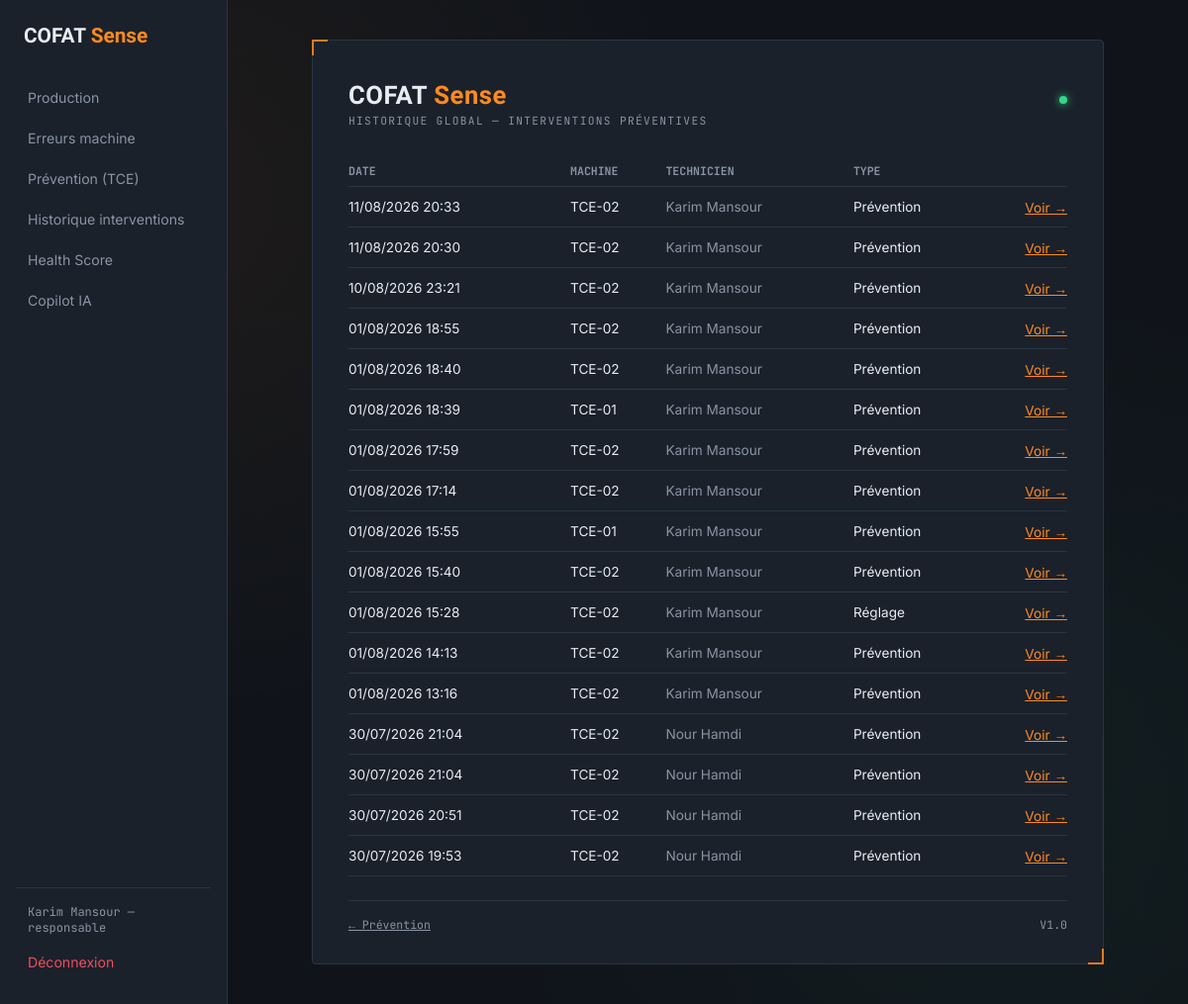
Page /maintenance/prevention/historique (signed in) on the committed database.
### app/models.py (models this page shows, shortened)
class User(UserMixin, db.Model):
    __tablename__ = "users"
    id = db.Column(db.Integer, primary_key=True)
    matricule = db.Column(db.String(20), unique=True, nullable=False)
    nom = db.Column(db.String(80), nullable=False)
    prenom = db.Column(db.String(80), nullable=False)
    email = db.Column(db.String(120), unique=True, nullable=False, index=True)
    password_hash = db.Column(db.String(255), nullable=False)
    role = db.Column(db.Enum(Role), nullable=False, default=Role.TECHNICIEN)
    actif = db.Column(db.Boolean, default=True, nullable=False)
    date_creation = db.Column(db.DateTime, default=datetime.utcnow)
    derniere_connexion = db.Column(db.DateTime, nullable=True)
    @property
    def nom_complet(self) -> str:
        return f"{self.prenom} {self.nom}"

class RapportIntervention(db.Model):
    __tablename__ = "rapports_intervention"
    id = db.Column(db.Integer, primary_key=True)
    seance_id = db.Column(db.Integer, db.ForeignKey("seances_comptage.id"), unique=True, nullable=False)
    technicien_id = db.Column(db.Integer, db.ForeignKey("users.id"), nullable=False)
    date_intervention = db.Column(db.DateTime, default=datetime.utcnow)
    type_action = db.Column(db.String(80), nullable=False)
    protocole = db.Column(db.Text, nullable=True)
    observations = db.Column(db.Text, nullable=True)
    pdf_path = db.Column(db.String(255), nullable=True)
    seance = db.relationship("SeanceComptage", backref=db.backref("rapport", uselist=False))
    technicien = db.relationship("User", backref="rapports")

class Machine(db.Model):
    __tablename__ = "machines"
    id = db.Column(db.Integer, primary_key=True)
    code = db.Column(db.String(50), unique=True, nullable=False)
    nom = db.Column(db.String(100), nullable=True)
    ligne = db.Column(db.String(50), nullable=True)
    groupe = db.Column(db.String(50), nullable=True)
    uap = db.Column(db.String(20), nullable=True)
    actif = db.Column(db.Boolean, default=True)
    seuil_comptage = db.Column(db.Integer, nullable=True)
    productions = db.relationship("ProductionRecord", back_populates="machine")

### app/maintenance/routes.py (the view)
@maintenance_bp.route("/prevention/historique")
@login_required
def historique_interventions():
    rapports = (
        RapportIntervention.query
        .order_by(RapportIntervention.date_intervention.desc())
        .all()
    )
    return render_template("maintenance/historique_interventions.html", rapports=rapports)

### app/templates/maintenance/historique_interventions.html (shortened to what this page needs)
{% extends "base.html" %}
{% block content %}
<div class="panel" style="width: min(800px, 100%);">
  <div class="panel-header">
    <span class="brand">COFAT <span>Sense</span></span>
    <span class="status-dot"></span>
  </div>
  <p class="eyebrow">Historique global — Interventions préventives</p>
  <table style="width:100%; border-collapse: collapse; margin-top: 10px;">
    <thead>
      <tr style="text-align:left; border-bottom: 1px solid var(--border);">
        <th style="padding: 8px 0; color: var(--text-muted); font-family: var(--font-mono); font-size: 0.72rem;">DATE</th>
        <th style="padding: 8px 0; color: var(--text-muted); font-family: var(--font-mono); font-size: 0.72rem;">MACHINE</th>
        <th style="padding: 8px 0; color: var(--text-muted); font-family: var(--font-mono); font-size: 0.72rem;">TECHNICIEN</th>
        <th style="padding: 8px 0; color: var(--text-muted); font-family: var(--font-mono); font-size: 0.72rem;">TYPE</th>
        <th></th>
      </tr>
    </thead>
    <tbody>
      {% for r in rapports %}
      <tr style="border-bottom: 1px solid var(--border);">
        <td style="padding: 10px 0; font-size: 0.85rem;">{{ r.date_intervention.strftime("%d/%m/%Y %H:%M") }}</td>
        <td style="padding: 10px 0; font-size: 0.85rem;">{{ r.seance.machine.code }}</td>
        <td style="padding: 10px 0; font-size: 0.85rem; color: var(--text-muted);">{{ r.technicien.nom_complet }}</td>
        <td style="padding: 10px 0; font-size: 0.85rem;">{{ r.type_action }}</td>
        <td style="padding: 10px 0; text-align:right;">
          <a href="{{ url_for('maintenance.voir_rapport', rapport_id=r.id) }}" style="color: var(--accent); font-size: 0.85rem;">Voir →</a>
        </td>
      </tr>
      {% endfor %}
    </tbody>
  </table>
  <div class="panel-footer">
    <a href="{{ url_for('maintenance.prevention_dashboard') }}" style="color: var(--text-muted);">← Prévention</a>
    <span>V1.0</span>
  </div>
</div>
{% endblock %}

### app/templates/base.html (shortened to what this page needs)
<!doctype html>
<html lang="fr">
<head>
  <link rel="stylesheet" href="{{ url_for('static', filename='css/style.css') }}">
</head>
<body>
  {% if current_user.is_authenticated %}
  <nav class="sidebar">
    <div class="sidebar-brand">COFAT <span>Sense</span></div>
    <a href="{{ url_for('production.dashboard') }}" class="nav-link">Production</a>
    <a href="{{ url_for('maintenance.liste_erreurs') }}" class="nav-link">Erreurs machine</a>
    <a href="{{ url_for('maintenance.prevention_dashboard') }}" class="nav-link">Prévention (TCE)</a>
    <a href="{{ url_for('maintenance.historique_interventions') }}" class="nav-link">Historique interventions</a>
    <a href="{{ url_for('health.dashboard') }}" class="nav-link">Health Score</a>
    <a href="{{ url_for('copilot.dashboard') }}" class="nav-link">Copilot IA</a>
    <div class="sidebar-footer">
      <span class="sidebar-user">{{ current_user.nom_complet }} — {{ current_user.role.value }}</span>
      <a href="{{ url_for('auth.logout') }}" class="nav-link nav-link--logout">Déconnexion</a>
    </div>
  </nav>
  {% endif %}
  <div class="page-content">
    {% block content %}{% endblock %}
  </div>
</body>
</html>

### app/static/css/style.css (style rules this page uses)
:root { --bg-base: #10141a; --bg-panel: #1a212b; --bg-panel-raised: #212a37; --border: #2b3543; --text-primary: #e9edf2; --text-muted: #8a94a3; --accent: #ff8a1e; --accent-dim: #d9720f; --ok: #35d68a; --danger: #ef4d5e; --font-display: "Barlow Condensed", sans-serif; --font-body: "Inter", sans-serif; --font-mono: "JetBrains Mono", monospace; }
* { box-sizing: border-box; }
body { margin: 0; min-height: 100vh; background: var(--bg-base); background-image: radial-gradient(circle at 15% 20%, rgba(255, 138, 30, 0.06), transparent 40%), radial-gradient(circle at 85% 80%, rgba(53, 214, 138, 0.05), transparent 40%); color: var(--text-primary); font-family: var(--font-body); display: flex; align-items: stretch; justify-content: flex-start; padding: 0; }
.page-content { flex: 1; display: flex; align-items: center; justify-content: center; padding: 40px 24px; min-height: 100vh; }
.sidebar { width: 230px; flex-shrink: 0; background: var(--bg-panel); border-right: 1px solid var(--border); padding: 24px 16px; display: flex; flex-direction: column; gap: 4px; }
.sidebar-brand { font-family: var(--font-display); font-weight: 700; font-size: 1.3rem; margin-bottom: 28px; padding: 0 8px; }
.sidebar-brand span { color: var(--accent); }
.nav-link { color: var(--text-muted); text-decoration: none; padding: 10px 12px; border-radius: 4px; font-size: 0.88rem; transition: background 0.15s ease, color 0.15s ease; }
.sidebar-footer { margin-top: auto; padding-top: 16px; border-top: 1px solid var(--border); display: flex; flex-direction: column; gap: 8px; }
.sidebar-user { font-family: var(--font-mono); font-size: 0.75rem; color: var(--text-muted); padding: 0 12px; }
.nav-link--logout { color: var(--danger); }
.panel { position: relative; width: min(400px, 100%); background: var(--bg-panel); border: 1px solid var(--border); border-radius: 4px; padding: 40px 36px 32px; }
.panel::before, .panel::after { content: ""; position: absolute; width: 14px; height: 14px; border: 2px solid var(--accent); opacity: 0.85; }
.panel::before { top: -1px; left: -1px; border-right: none; border-bottom: none; }
.panel::after { bottom: -1px; right: -1px; border-left: none; border-top: none; }
.panel-header { display: flex; align-items: baseline; justify-content: space-between; margin-bottom: 4px; }
.brand { font-family: var(--font-display); font-weight: 700; font-size: 1.6rem; letter-spacing: 0.02em; color: var(--text-primary); }
.brand span { color: var(--accent); }
.status-dot { width: 8px; height: 8px; border-radius: 50%; background: var(--ok); box-shadow: 0 0 8px var(--ok); display: inline-block; }
.eyebrow { font-family: var(--font-mono); font-size: 0.7rem; letter-spacing: 0.12em; text-transform: uppercase; color: var(--text-muted); margin: 0 0 28px; }
.panel-footer { margin-top: 24px; padding-top: 16px; border-top: 1px solid var(--border); font-family: var(--font-mono); font-size: 0.72rem; color: var(--text-muted); display: flex; justify-content: space-between; }
:root { --cat-mecanique-bg: #eef2ff; --cat-mecanique-border: #6366f1; --cat-mecanique-text: #4338ca; --cat-electrique-bg: #fff7ed; --cat-electrique-border: #f59e0b; --cat-electrique-text: #b45309; --cat-pneumatique-bg: #ecfeff; --cat-pneumatique-border: #06b6d4; --cat-pneumatique-text: #0e7490; --cat-informatique-bg: #faf5ff; --cat-informatique-border: #a855f7; --cat-informatique-text: #7e22ce; --cat-securite-bg: #fef2f2; --cat-securite-border: #ef4444; --cat-securite-text: #b91c1c; }

### rows in the picture
User: nom_complet "Karim Mansour", role.value "responsable"
RapportIntervention: date_intervention "11/08/2026 20:33", seance.machine.code "TCE-02", technicien.nom_complet "Karim Mansour", type_action "Prévention"
RapportIntervention: date_intervention "11/08/2026 20:30", seance.machine.code "TCE-02", technicien.nom_complet "Karim Mansour", type_action "Prévention"
RapportIntervention: date_intervention "10/08/2026 23:21", seance.machine.code "TCE-02", technicien.nom_complet "Karim Mansour", type_action "Prévention"
RapportIntervention: date_intervention "01/08/2026 18:55", seance.machine.code "TCE-02", technicien.nom_complet "Karim Mansour", type_action "Prévention"
RapportIntervention: date_intervention "01/08/2026 18:40", seance.machine.code "TCE-02", technicien.nom_complet "Karim Mansour", type_action "Prévention"
RapportIntervention: date_intervention "01/08/2026 18:39", seance.machine.code "TCE-01", technicien.nom_complet "Karim Mansour", type_action "Prévention"
RapportIntervention: date_intervention "01/08/2026 17:59", seance.machine.code "TCE-02", technicien.nom_complet "Karim Mansour", type_action "Prévention"
RapportIntervention: date_intervention "01/08/2026 17:14", seance.machine.code "TCE-02", technicien.nom_complet "Karim Mansour", type_action "Prévention"
RapportIntervention: date_intervention "01/08/2026 15:55", seance.machine.code "TCE-01", technicien.nom_complet "Karim Mansour", type_action "Prévention"
RapportIntervention: date_intervention "01/08/2026 15:40", seance.machine.code "TCE-02", technicien.nom_complet "Karim Mansour", type_action "Prévention"
RapportIntervention: date_intervention "01/08/2026 15:28", seance.machine.code "TCE-02", technicien.nom_complet "Karim Mansour", type_action "Réglage"
RapportIntervention: date_intervention "01/08/2026 14:13", seance.machine.code "TCE-02", technicien.nom_complet "Karim Mansour", type_action "Prévention"
RapportIntervention: date_intervention "01/08/2026 13:16", seance.machine.code "TCE-02", technicien.nom_complet "Karim Mansour", type_action "Prévention"
RapportIntervention: date_intervention "30/07/2026 21:04", seance.machine.code "TCE-02", technicien.nom_complet "Nour Hamdi", type_action "Prévention"
RapportIntervention: date_intervention "30/07/2026 21:04", seance.machine.code "TCE-02", technicien.nom_complet "Nour Hamdi", type_action "Prévention"
RapportIntervention: date_intervention "30/07/2026 20:51", seance.machine.code "TCE-02", technicien.nom_complet "Nour Hamdi", type_action "Prévention"
RapportIntervention: date_intervention "30/07/2026 19:53", seance.machine.code "TCE-02", technicien.nom_complet "Nour Hamdi", type_action "Prévention"
